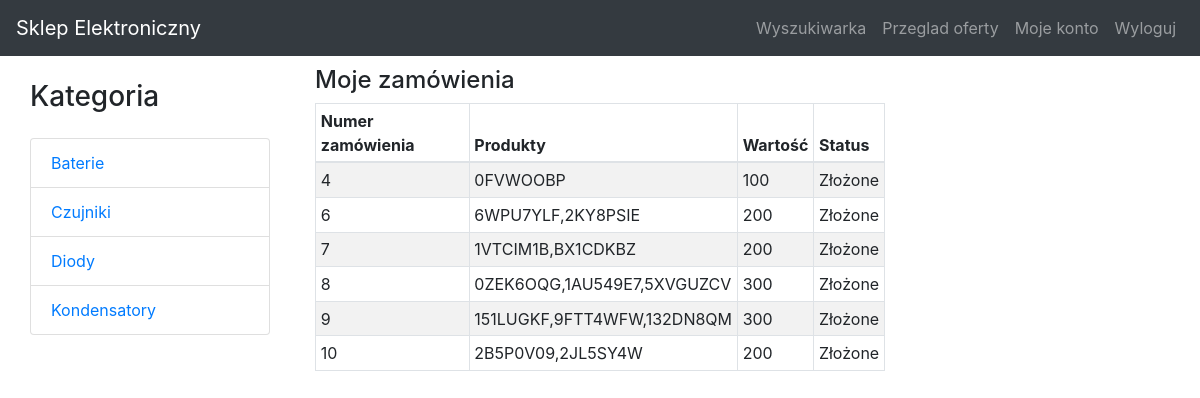
Screenshot of /sklep/moje-zamowienia.php (signed in) with the database file from the repository.
### tables this page shows
CREATE TABLE `koszyk` (
  `id_koszyk` int(11) NOT NULL,
  `id_produkt` longtext DEFAULT NULL,
  `ilość` int(11) DEFAULT NULL,
  `wartość_koszyk` double DEFAULT NULL,
  `login` varchar(322) NOT NULL,
  `status` int(1) NOT NULL DEFAULT 0
);

### sklep/shop.php (called while the page is built, shortened)
<?php
if (!class_exists('SHOP_SYSTEM')){
	class SHOP_SYSTEM{
		public static function getUser(){
			if(!empty($_SESSION['uzytkownik'])){
				return  $_SESSION['uzytkownik'];
			}
		}
	}
}else{
	die('Class SHOP_SYSTEM already exists!');
}
?>

### sklep/moje-zamowienia.php (the view, shortened to what this page needs)
<!DOCTYPE html>
<html lang="pl">
<head>
	<link rel="stylesheet" href="css/bootstrap.min.css">
	<link rel="stylesheet" href="main.css">
</head>
<body>
<nav class="navbar navbar-expand-lg navbar-dark bg-dark fixed-top">
	<a class="navbar-brand" href="sklep.php">Sklep Elektroniczny</a>
	<div class="collapse navbar-collapse" id="navbarResponsive">
		<ul class="navbar-nav ml-auto">
			<li class="nav-item">
				<a class="nav-link" href="wyszukiwarka.php">Wyszukiwarka</a>
			</li>
			<li class="nav-item">
				<a class="nav-link" href="przeglad-oferty.php">Przeglad oferty</a>
			</li>
			<li class="nav-item">
				<a class="nav-link" href="moje-konto.php">Moje konto</a>
			</li>
			<li class="nav-item">
				<a class="nav-link" href="sklepWylogowanie.php">Wyloguj</a>
			</li>
		</ul>
	</div>
</nav>
<div class="container-fluid">
	<div class="row">
		<div class="col-md-3 pasek-boczny">
			<div class="col-md-12">
				<h3 class="my-4">Kategoria</h3>
					<div class="list-group">
						<a href="wyszukiwarka_baterie.html" class="list-group-item">Baterie</a>
						<a href="wyszukiwarka_czujniki.html" class="list-group-item">Czujniki</a>
						<a href="wyszukiwarka_diody.html" class="list-group-item">Diody</a>
						<a href="wyszukiwarka_kondensatory.html" class="list-group-item">Kondensatory</a>
					</div>
			</div>
		</div>
		<div class="col-md-6">
			<h4 style="margin-top: 10px; ">Moje zamówienia</h4>
							<?php
							require_once 'db_data.php';
							include 'shop.php';
							$shop = new SHOP_SYSTEM();
							$login = $shop->getUser();
							$getorders = $connect->query("SELECT * FROM `koszyk` WHERE `login` = '".$login."' AND status = '1' OR status = '2'");
							$orderscount = $getorders->num_rows;
							if($orderscount > 0){
								echo '
									<table class="table table-striped table-bordered table-sm" cellpadding="0" width="100%">
									<thead>
										<th class="th-sm">Numer zamówienia</th>
										<th class="th-sm">Produkty</th>
										<th class="th-sm">Wartość</th>
										<th class="th-sm">Status</th>
									</thead>
									<tbody>
								';
								while($data = $getorders->fetch_assoc()){
									echo '
										<tr>
											<td>'.$data['id_koszyk'].'</td>
											<td>'.$data['id_produkt'].'</td>
											<td>'.$data['wartość_koszyk'].'</td>
									';
										if($data['status'] == 1){
											echo '<td>Złożone</td>';
										}
									echo '
										</tr>
									';
								}
								echo '
									</tbody>
								</table>
								';
							}else{
								echo 'Brak złożonych zamówień!';
							}
							?>
	</div>
</div>
</body>
</html>

### sklep/main.css (style rules this page uses)
body { padding-top: 56px; }

### rows the page displays
koszyk: id_koszyk "4", id_produkt "0FVWOOBP", wartość_koszyk "100", status "Złożone"
koszyk: id_koszyk "6", id_produkt "6WPU7YLF,2KY8PSIE", wartość_koszyk "200", status "Złożone"
koszyk: id_koszyk "7", id_produkt "1VTCIM1B,BX1CDKBZ", wartość_koszyk "200", status "Złożone"
koszyk: id_koszyk "8", id_produkt "0ZEK6OQG,1AU549E7,5XVGUZCV", wartość_koszyk "300", status "Złożone"
koszyk: id_koszyk "9", id_produkt "151LUGKF,9FTT4WFW,132DN8QM", wartość_koszyk "300", status "Złożone"
koszyk: id_koszyk "10", id_produkt "2B5P0V09,2JL5SY4W", wartość_koszyk "200", status "Złożone"
